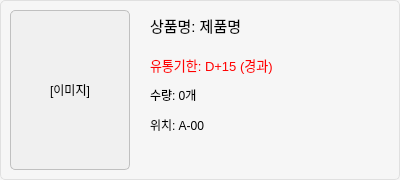
<?xml version="1.0" encoding="UTF-8"?>
<ui version="4.0">
 <class>ExpirationItem</class>
 <widget class="QWidget" name="ExpirationItem">
  <property name="geometry">
   <rect>
    <x>0</x>
    <y>0</y>
    <width>400</width>
    <height>180</height>
   </rect>
  </property>
  <property name="minimumSize">
   <size>
    <width>380</width>
    <height>180</height>
   </size>
  </property>
  <property name="maximumSize">
   <size>
    <width>400</width>
    <height>180</height>
   </size>
  </property>
  <property name="windowTitle">
   <string>Form</string>
  </property>
  <property name="styleSheet">
   <string notr="true">background-color: rgb(246, 246, 246);
border: 1px solid #e0e0e0;
border-radius: 5px;</string>
  </property>
  <widget class="QLabel" name="imageLabel">
   <property name="geometry">
    <rect>
     <x>10</x>
     <y>10</y>
     <width>120</width>
     <height>160</height>
    </rect>
   </property>
   <property name="styleSheet">
    <string notr="true">background-color: rgb(240, 240, 240);
border: 1px solid #c0c0c0;</string>
   </property>
   <property name="text">
    <string>[이미지]</string>
   </property>
   <property name="alignment">
    <set>Qt::AlignCenter</set>
   </property>
  </widget>
  <widget class="QLabel" name="nameLabel">
   <property name="geometry">
    <rect>
     <x>150</x>
     <y>10</y>
     <width>240</width>
     <height>30</height>
    </rect>
   </property>
   <property name="font">
    <font>
     <pointsize>11</pointsize>
     <weight>50</weight>
     <bold>false</bold>
    </font>
   </property>
   <property name="styleSheet">
    <string notr="true">border: none;</string>
   </property>
   <property name="text">
    <string>상품명: 제품명</string>
   </property>
  </widget>
  <widget class="QLabel" name="expLabel">
   <property name="geometry">
    <rect>
     <x>150</x>
     <y>50</y>
     <width>240</width>
     <height>30</height>
    </rect>
   </property>
   <property name="font">
    <font>
     <pointsize>10</pointsize>
    </font>
   </property>
   <property name="styleSheet">
    <string notr="true">color: rgb(255, 0, 0);
border: none;</string>
   </property>
   <property name="text">
    <string>유통기한: D+15 (경과)</string>
   </property>
  </widget>
  <widget class="QLabel" name="countLabel">
   <property name="geometry">
    <rect>
     <x>150</x>
     <y>80</y>
     <width>240</width>
     <height>30</height>
    </rect>
   </property>
   <property name="styleSheet">
    <string notr="true">border: none;</string>
   </property>
   <property name="text">
    <string>수량: 0개</string>
   </property>
  </widget>
  <widget class="QLabel" name="locationLabel">
   <property name="geometry">
    <rect>
     <x>150</x>
     <y>110</y>
     <width>240</width>
     <height>30</height>
    </rect>
   </property>
   <property name="styleSheet">
    <string notr="true">border: none;</string>
   </property>
   <property name="text">
    <string>위치: A-00</string>
   </property>
  </widget>
 </widget>
 <resources/>
 <connections/>
</ui>
